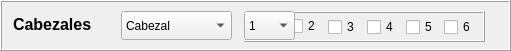
     <widget class="QFrame" name="frame_heads">
      <property name="geometry">
       <rect>
        <x>10</x>
        <y>52</y>
        <width>511</width>
        <height>51</height>
       </rect>
      </property>
      <property name="frameShape">
       <enum>QFrame::Box</enum>
      </property>
      <property name="frameShadow">
       <enum>QFrame::Raised</enum>
      </property>
      <widget class="QLabel" name="label_23">
       <property name="geometry">
        <rect>
         <x>13</x>
         <y>9</y>
         <width>101</width>
         <height>31</height>
        </rect>
       </property>
       <property name="font">
        <font>
         <pointsize>12</pointsize>
         <weight>75</weight>
         <bold>true</bold>
        </font>
       </property>
       <property name="text">
        <string>Cabezales</string>
       </property>
      </widget>
      <widget class="QFrame" name="frame_multihead_config">
       <property name="geometry">
        <rect>
         <x>244</x>
         <y>11</y>
         <width>241</width>
         <height>31</height>
        </rect>
       </property>
       <property name="frameShape">
        <enum>QFrame::Box</enum>
       </property>
       <property name="frameShadow">
        <enum>QFrame::Raised</enum>
       </property>
       <widget class="QCheckBox" name="checkBox_c_1">
        <property name="enabled">
         <bool>true</bool>
        </property>
        <property name="geometry">
         <rect>
          <x>7</x>
          <y>1</y>
          <width>39</width>
          <height>26</height>
         </rect>
        </property>
        <property name="text">
         <string>1</string>
        </property>
       </widget>
       <widget class="QCheckBox" name="checkBox_c_2">
        <property name="enabled">
         <bool>true</bool>
        </property>
        <property name="geometry">
         <rect>
          <x>45</x>
          <y>2</y>
          <width>39</width>
          <height>26</height>
         </rect>
        </property>
        <property name="text">
         <string>2</string>
        </property>
       </widget>
       <widget class="QCheckBox" name="checkBox_c_5">
        <property name="enabled">
         <bool>true</bool>
        </property>
        <property name="geometry">
         <rect>
          <x>84</x>
          <y>3</y>
          <width>39</width>
          <height>26</height>
         </rect>
        </property>
        <property name="text">
         <string>3</string>
        </property>
       </widget>
       <widget class="QCheckBox" name="checkBox_c_3">
        <property name="enabled">
         <bool>true</bool>
        </property>
        <property name="geometry">
         <rect>
          <x>123</x>
          <y>3</y>
          <width>39</width>
          <height>26</height>
         </rect>
        </property>
        <property name="text">
         <string>4</string>
        </property>
       </widget>
       <widget class="QCheckBox" name="checkBox_c_4">
        <property name="enabled">
         <bool>true</bool>
        </property>
        <property name="geometry">
         <rect>
          <x>162</x>
          <y>3</y>
          <width>39</width>
          <height>26</height>
         </rect>
        </property>
        <property name="text">
         <string>5</string>
        </property>
        <property name="tristate">
         <bool>false</bool>
        </property>
       </widget>
       <widget class="QCheckBox" name="checkBox_c_6">
        <property name="enabled">
         <bool>true</bool>
        </property>
        <property name="geometry">
         <rect>
          <x>200</x>
          <y>3</y>
          <width>39</width>
          <height>26</height>
         </rect>
        </property>
        <property name="text">
         <string>6</string>
        </property>
       </widget>
      </widget>
      <widget class="QComboBox" name="comboBox_head_mode_select_config">
       <property name="geometry">
        <rect>
         <x>121</x>
         <y>11</y>
         <width>111</width>
         <height>29</height>
        </rect>
       </property>
       <item>
        <property name="text">
         <string>Cabezal</string>
        </property>
       </item>
       <item>
        <property name="text">
         <string>Multicabezal</string>
        </property>
       </item>
       <item>
        <property name="text">
         <string>Todos</string>
        </property>
       </item>
      </widget>
      <widget class="QComboBox" name="comboBox_head_select_config">
       <property name="enabled">
        <bool>true</bool>
       </property>
       <property name="geometry">
        <rect>
         <x>244</x>
         <y>11</y>
         <width>51</width>
         <height>29</height>
        </rect>
       </property>
       <property name="currentIndex">
        <number>0</number>
       </property>
       <item>
        <property name="text">
         <string>1</string>
        </property>
       </item>
       <item>
        <property name="text">
         <string>2</string>
        </property>
       </item>
       <item>
        <property name="text">
         <string>3</string>
        </property>
       </item>
       <item>
        <property name="text">
         <string>4</string>
        </property>
       </item>
       <item>
        <property name="text">
         <string>5</string>
        </property>
       </item>
       <item>
        <property name="text">
         <string>6</string>
        </property>
       </item>
      </widget>
     </widget>
